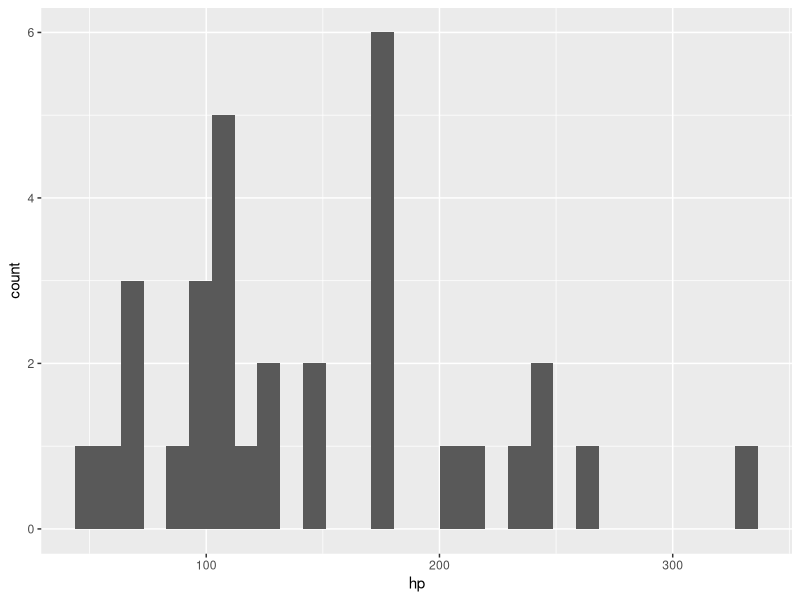
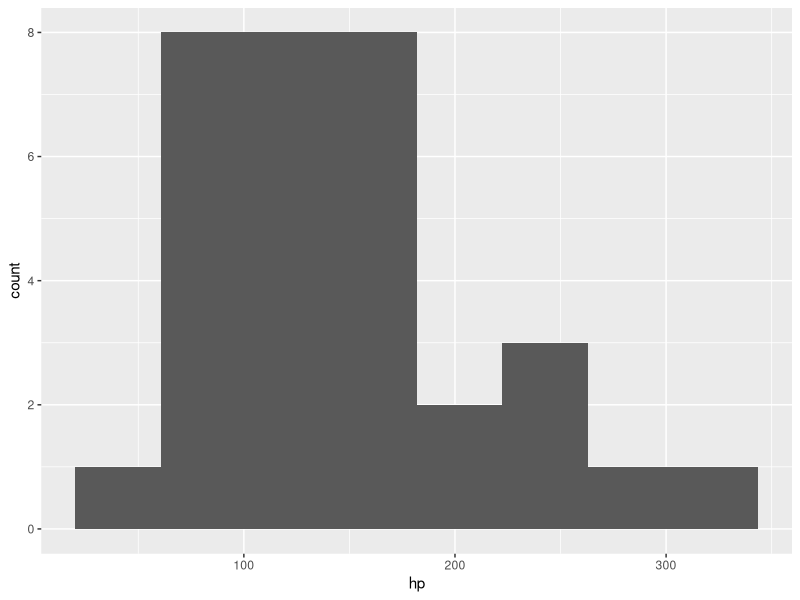
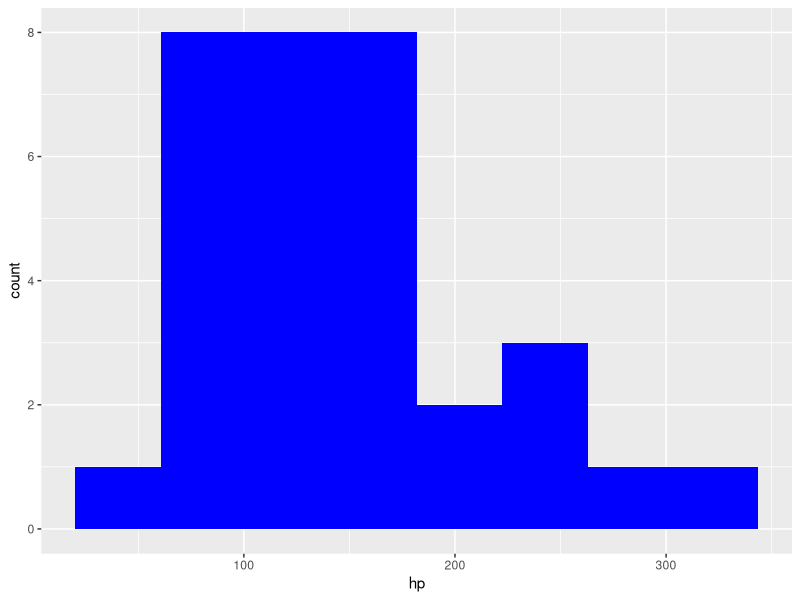
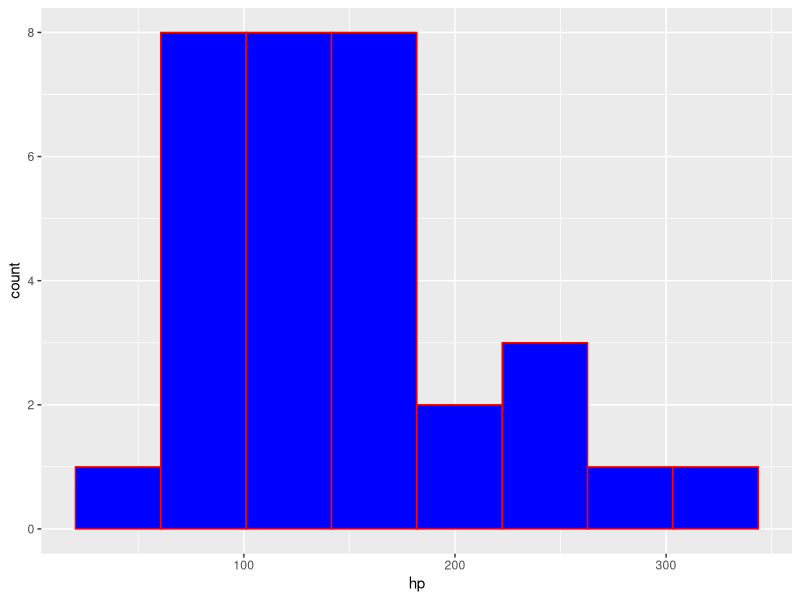
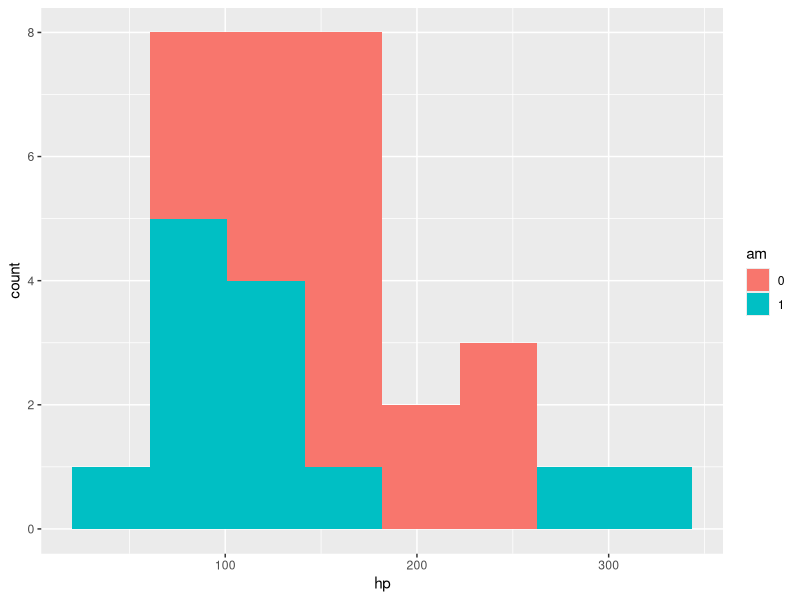
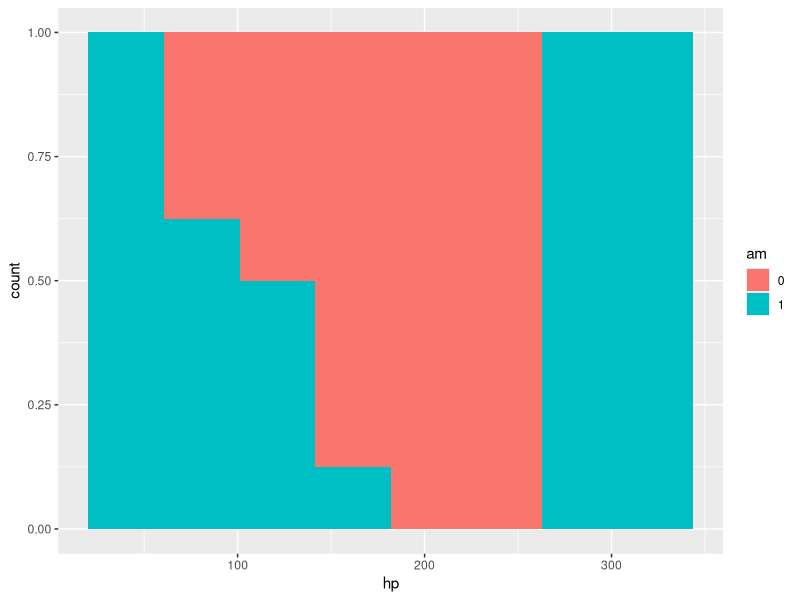
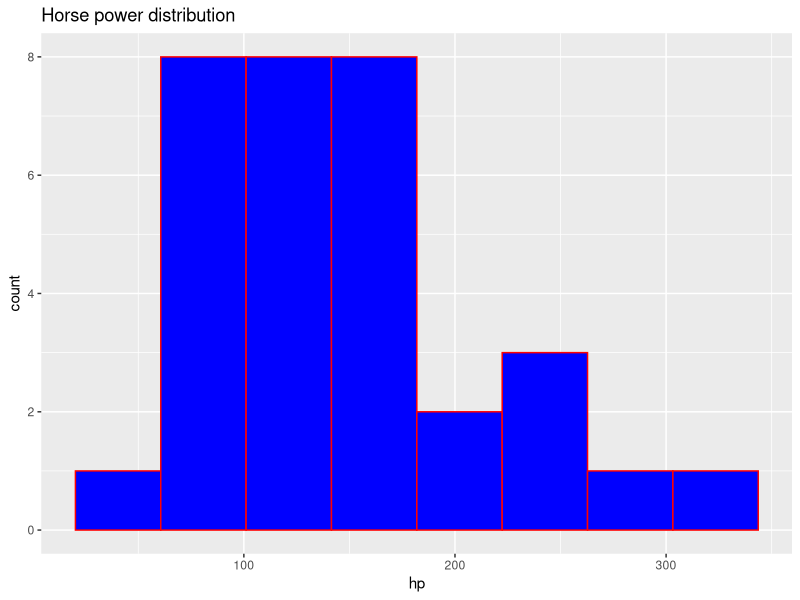
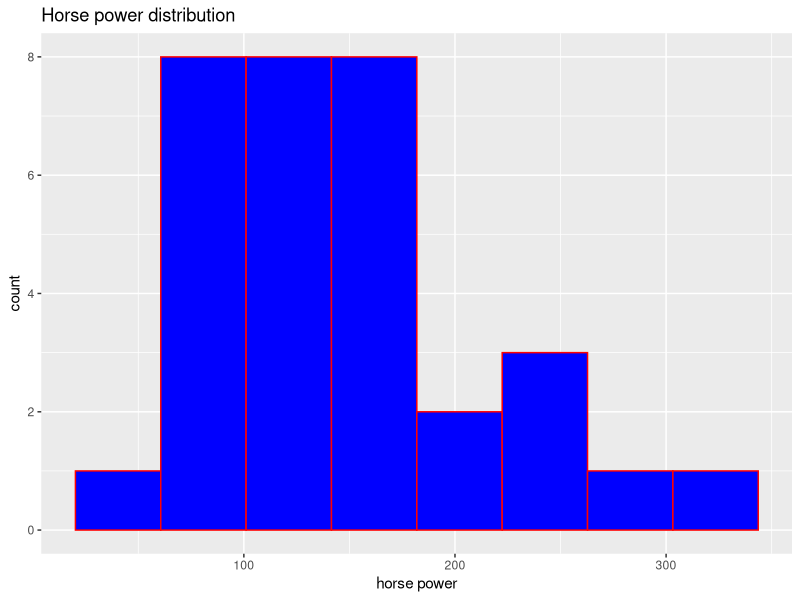

Write the R code that produced these figures, in order.
## ---- chunk 1
## Loading required modules

library(stringr)
library(dplyr)
library(ggplot2)
## ---- chunk 2
## Using mtcars dataset
mtcars
## ---- chunk 3
dim(mtcars)
## ---- chunk 4
## Histogram

ggplot(data = mtcars, aes(x = hp)) + geom_histogram()
## ---- chunk 5
## Changing number of bins in the histogram
ggplot(data = mtcars, aes(x = hp)) + geom_histogram(bins = 8)
## ---- chunk 6
## Changing plot color
ggplot(data = mtcars, aes(x = hp)) + geom_histogram(bins = 8, fill = 'blue')
## ---- chunk 7
## Highlighting bin borders
ggplot(data = mtcars, aes(x = hp)) + geom_histogram(bins = 8, fill = 'blue', col = 'red')
## ---- chunk 8
mtcars$am <- as.factor(mtcars$am)
ggplot(data = mtcars, aes(x = hp, fill = am)) + geom_histogram(bins = 8)
## ---- chunk 9
ggplot(data = mtcars, aes(x = hp, fill = am)) + geom_histogram(bins = 8, position = 'fill')
## ---- chunk 10
## Adding title
ggplot(data = mtcars, aes(x = hp)) + geom_histogram(bins = 8, fill = 'blue', col = 'red') + labs(title = 'Horse power distribution')
## ---- chunk 11
## Adding labels

ggplot(data = mtcars, aes(x = hp)) + geom_histogram(bins = 8, fill = 'blue', col = 'red') + labs(title = 'Horse power distribution', y="count", x = "horse power")

## ---- chunk 12
## Adding legend title
ggplot(data = mtcars, aes(x = hp, fill = am)) + geom_histogram(bins = 8) + labs(fill = 'am_index')

## ---- chunk 13
## Changing theme
ggplot(data = mtcars, aes(x = hp, fill = am)) + geom_histogram(bins = 8) + labs(fill = 'am_index') + theme_minimal()
## ---- chunk 14
## Scatter Plot

ggplot(data = mtcars, aes(x = hp,y=disp)) + geom_point() + labs(title = 'hp vs disp') 
## ---- chunk 15
ggplot(data = mtcars, aes(x = hp,y=disp, col = am)) + geom_point() + labs(title = 'hp vs disp')
## ---- chunk 16
ggplot(data = mtcars, aes(x = hp,y=disp, shape = am)) + geom_point() + labs(title = 'hp vs disp')
## ---- chunk 17
## Line chart

ggplot(data = mtcars, aes(x = hp,y=disp)) + geom_line() + labs(title = 'hp vs disp')
## ---- chunk 18
## Bar Charts

cyl_count <- mtcars %>% count(mtcars[,'cyl'])
colnames(cyl_count) <- c('num_cylinders','count')
cyl_count$num_cylinders <- as.factor(cyl_count$num_cylinders)
cyl_count
## ---- chunk 19
ggplot(cyl_count, aes(x = num_cylinders, y = count)) + geom_bar(stat="identity") 
## ---- chunk 20
ggplot(cyl_count, aes(x = num_cylinders, y = count, fill = num_cylinders)) + geom_bar(stat="identity")
## ---- chunk 21
## Stacked bar charts
cyl_am_count <- mtcars %>% group_by(cyl,am) %>% summarise(cnt = length(disp))
cyl_am_count$cyl <- as.factor(cyl_am_count$cyl)
cyl_am_count
## ---- chunk 22
ggplot(cyl_am_count, aes(x = cyl, y = cnt, fill = am)) + geom_bar(stat="identity") 
## ---- chunk 23
## Horizontal bar chart
ggplot(cyl_am_count, aes(x = cyl, y = cnt, fill = am)) + geom_bar(stat="identity") + coord_flip()

## ---- chunk 24
## Side by side bar chart
ggplot(cyl_am_count, aes(x = cyl, y = cnt, fill = am)) + geom_bar(position = "dodge",stat="identity")

## ---- chunk 25
## Boxplots
mtcars$cyl <- as.factor(mtcars$cyl)
ggplot(data = mtcars, aes(x = cyl, y = hp)) + geom_boxplot()
## ---- chunk 26
ggplot(data = mtcars, aes(x = cyl, y = hp, fill = cyl)) + geom_boxplot()
## ---- chunk 27
ggplot(data = mtcars, aes(x = cyl, y = hp, fill = am)) + geom_boxplot()
## ---- chunk 28
## Using facets

ggplot(data = mtcars, aes(x = cyl, y = hp, fill = cyl)) + geom_boxplot() + facet_grid(~am)
## ---- chunk 29
ggplot(cyl_am_count, aes(x = cyl, y = cnt, fill = cyl)) + geom_bar(position = "dodge",stat="identity") + facet_grid(~am)
